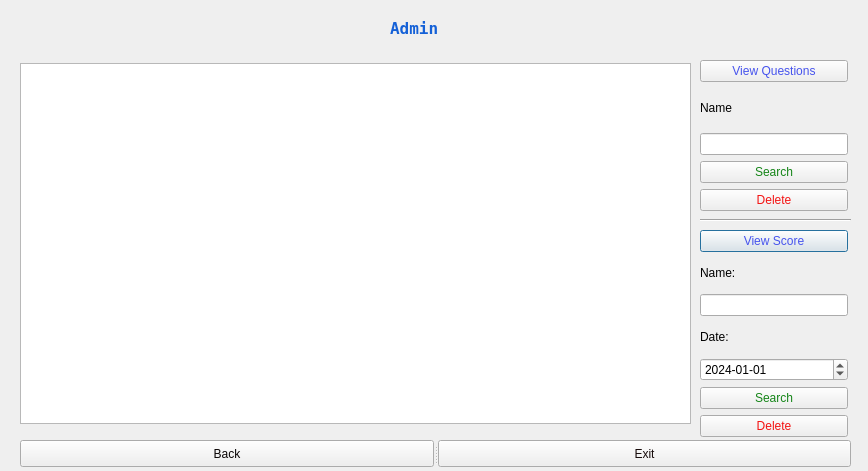
<?xml version="1.0" encoding="UTF-8"?>
<ui version="4.0">
 <class>Admin</class>
 <widget class="QDialog" name="Admin">
  <property name="geometry">
   <rect>
    <x>0</x>
    <y>0</y>
    <width>868</width>
    <height>471</height>
   </rect>
  </property>
  <property name="windowTitle">
   <string>Dialog</string>
  </property>
  <widget class="QLabel" name="label">
   <property name="geometry">
    <rect>
     <x>390</x>
     <y>20</y>
     <width>67</width>
     <height>17</height>
    </rect>
   </property>
   <property name="font">
    <font>
     <family>DejaVu Sans Mono</family>
     <pointsize>12</pointsize>
     <weight>75</weight>
     <bold>true</bold>
    </font>
   </property>
   <property name="styleSheet">
    <string notr="true">color: rgb(21, 97, 215);</string>
   </property>
   <property name="text">
    <string>Admin</string>
   </property>
  </widget>
  <widget class="QTableView" name="tableView">
   <property name="geometry">
    <rect>
     <x>20</x>
     <y>63</y>
     <width>671</width>
     <height>361</height>
    </rect>
   </property>
  </widget>
  <widget class="Line" name="line">
   <property name="geometry">
    <rect>
     <x>700</x>
     <y>210</y>
     <width>151</width>
     <height>21</height>
    </rect>
   </property>
   <property name="font">
    <font>
     <weight>75</weight>
     <bold>true</bold>
    </font>
   </property>
   <property name="styleSheet">
    <string notr="true">color: rgb(27, 20, 22);
gridline-color: rgb(11, 4, 4);
border-color: rgb(247, 107, 33);</string>
   </property>
   <property name="orientation">
    <enum>Qt::Horizontal</enum>
   </property>
  </widget>
  <widget class="QWidget" name="layoutWidget">
   <property name="geometry">
    <rect>
     <x>700</x>
     <y>230</y>
     <width>148</width>
     <height>207</height>
    </rect>
   </property>
   <layout class="QVBoxLayout" name="verticalLayout">
    <item>
     <widget class="QPushButton" name="pushButton_2">
      <property name="styleSheet">
       <string notr="true">color: rgb(70, 83, 237);</string>
      </property>
      <property name="text">
       <string>View Score</string>
      </property>
      <property name="autoDefault">
       <bool>true</bool>
      </property>
      <property name="default">
       <bool>false</bool>
      </property>
      <property name="flat">
       <bool>false</bool>
      </property>
     </widget>
    </item>
    <item>
     <widget class="QLabel" name="label_2">
      <property name="text">
       <string>Name:</string>
      </property>
     </widget>
    </item>
    <item>
     <widget class="QLineEdit" name="lineEdit"/>
    </item>
    <item>
     <widget class="QLabel" name="label_3">
      <property name="text">
       <string>Date:</string>
      </property>
     </widget>
    </item>
    <item>
     <widget class="QDateEdit" name="dateEdit">
      <property name="dateTime">
       <datetime>
        <hour>0</hour>
        <minute>0</minute>
        <second>0</second>
        <year>2024</year>
        <month>1</month>
        <day>1</day>
       </datetime>
      </property>
      <property name="displayFormat">
       <string>yyyy-MM-dd</string>
      </property>
      <property name="date">
       <date>
        <year>2024</year>
        <month>1</month>
        <day>1</day>
       </date>
      </property>
     </widget>
    </item>
    <item>
     <widget class="QPushButton" name="pushButton_search2">
      <property name="styleSheet">
       <string notr="true">color: rgb(21, 133, 24);</string>
      </property>
      <property name="text">
       <string>Search</string>
      </property>
     </widget>
    </item>
    <item>
     <widget class="QPushButton" name="pushButtonDelete2">
      <property name="styleSheet">
       <string notr="true">color: rgb(244, 19, 19);</string>
      </property>
      <property name="text">
       <string>Delete</string>
      </property>
     </widget>
    </item>
   </layout>
  </widget>
  <widget class="QWidget" name="layoutWidget">
   <property name="geometry">
    <rect>
     <x>700</x>
     <y>60</y>
     <width>148</width>
     <height>151</height>
    </rect>
   </property>
   <layout class="QVBoxLayout" name="verticalLayout_2">
    <item>
     <widget class="QPushButton" name="pushButton">
      <property name="styleSheet">
       <string notr="true">color: rgb(70, 83, 237);</string>
      </property>
      <property name="text">
       <string>View Questions</string>
      </property>
     </widget>
    </item>
    <item>
     <widget class="QLabel" name="label_4">
      <property name="text">
       <string>Name</string>
      </property>
     </widget>
    </item>
    <item>
     <widget class="QLineEdit" name="lineEdit_3"/>
    </item>
    <item>
     <widget class="QPushButton" name="pushButton_search1">
      <property name="styleSheet">
       <string notr="true">color: rgb(21, 133, 24);</string>
      </property>
      <property name="text">
       <string>Search</string>
      </property>
      <property name="autoDefault">
       <bool>true</bool>
      </property>
     </widget>
    </item>
    <item>
     <widget class="QPushButton" name="pushButtonDelete1">
      <property name="styleSheet">
       <string notr="true">color: rgb(244, 19, 19);</string>
      </property>
      <property name="text">
       <string>Delete</string>
      </property>
     </widget>
    </item>
   </layout>
  </widget>
  <widget class="QSplitter" name="splitter">
   <property name="geometry">
    <rect>
     <x>20</x>
     <y>440</y>
     <width>831</width>
     <height>27</height>
    </rect>
   </property>
   <property name="orientation">
    <enum>Qt::Horizontal</enum>
   </property>
   <widget class="QPushButton" name="pushButton_Back">
    <property name="styleSheet">
     <string notr="true">color: rgb(10, 5, 5);</string>
    </property>
    <property name="text">
     <string>Back</string>
    </property>
    <property name="autoDefault">
     <bool>true</bool>
    </property>
   </widget>
   <widget class="QPushButton" name="pushButton_Exit">
    <property name="styleSheet">
     <string notr="true">color: rgb(22, 10, 10);</string>
    </property>
    <property name="text">
     <string>Exit</string>
    </property>
   </widget>
  </widget>
 </widget>
 <resources/>
 <connections/>
</ui>
